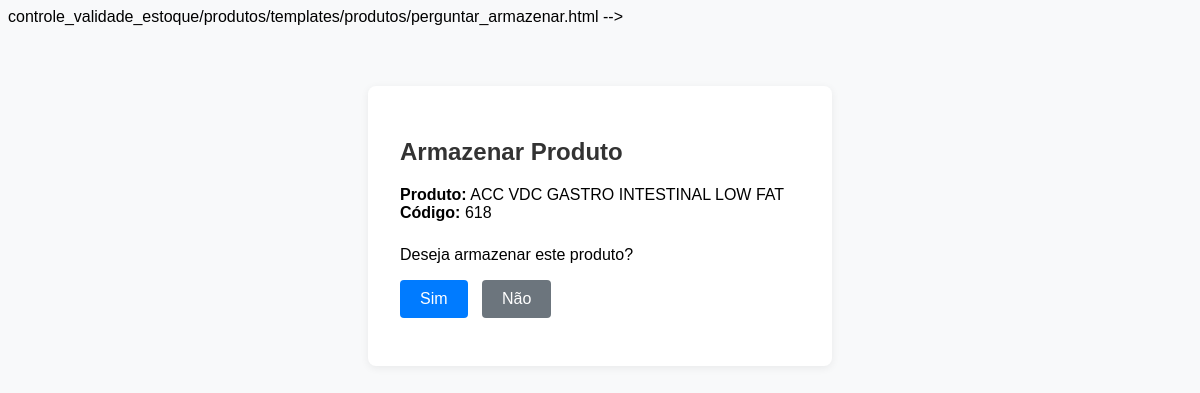
Before: /produtos/perguntar/1/ with the older database file.
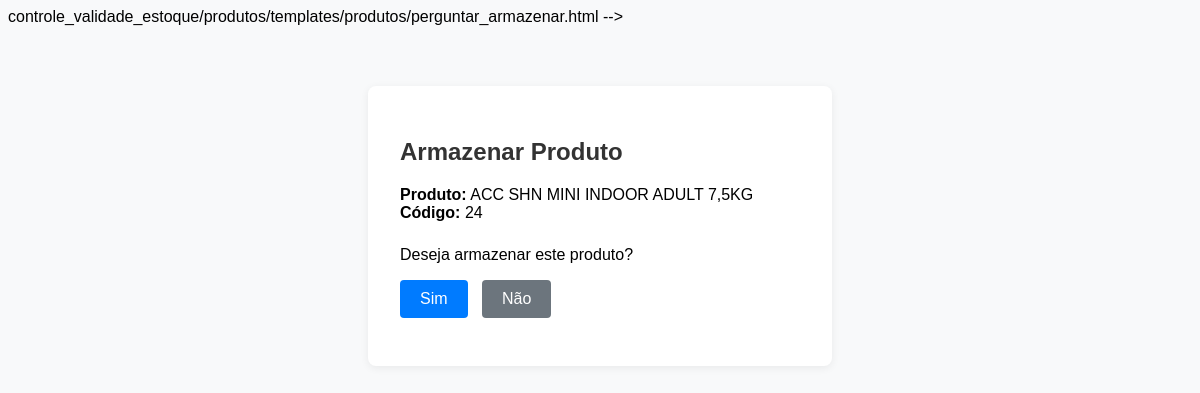
After: the same page with the newer database file.
### produtos/models.py (models this page shows, shortened)
class Produto(models.Model):
    nome = models.CharField(max_length=100)
    codigo = models.CharField(max_length=50, unique=True)
    peso = models.CharField(max_length=50)

### produtos/views.py (the view, shortened to what this page needs)
# urls.py: path('perguntar/<int:produto_id>/',views.perguntar_armazenar,name='perguntar_armazenar'),
def perguntar_armazenar(request,produto_id):
    produto = get_object_or_404(Produto,id=produto_id)
    return render(request,'produtos/perguntar_armazenar.html',{'produto':produto})

### produtos/templates/produtos/perguntar_armazenar.html (shortened to what this page needs)
<!DOCTYPE html>
<html lang="pt-br">
<head>
</head>
<body>
    <div class="container">
        <h2>Armazenar Produto</h2>
        <div class="produto-info">
            <strong>Produto:</strong> {{ produto.nome }}<br>
            <strong>Código:</strong> {{ produto.codigo }}
        </div>
        <form method="POST">
            <p>Deseja armazenar este produto?</p>
            <button type="submit" name="armazenar" value="sim">Sim</button>
            <button type="submit" name="armazenar" value="nao" class="cancel">Não</button>
        </form>
    </div>
</body>
</html>

Changed rows visible on the page:
changed Produto: nome "ACC VDC GASTRO INTESTINAL LOW FAT" → "ACC SHN MINI INDOOR ADULT 7,5KG"; codigo "618" → "24"
